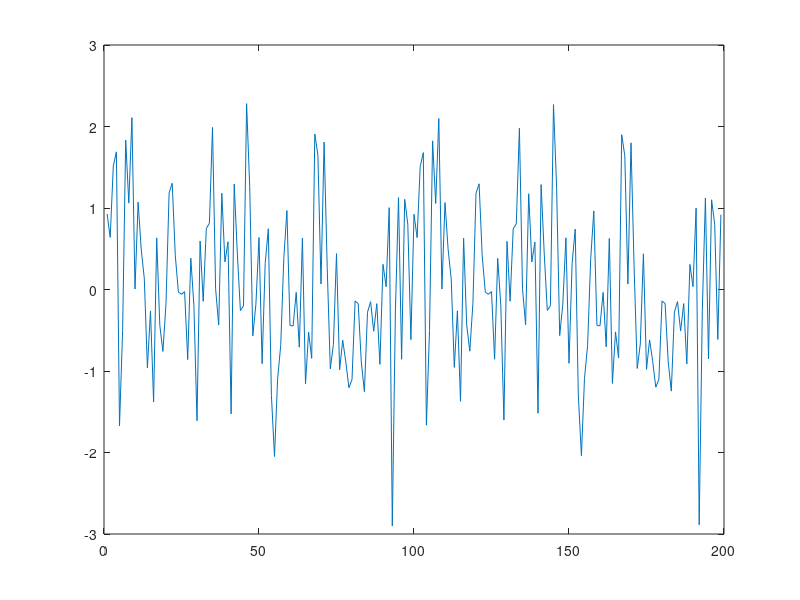

MATLAB code for this plot:
clc; close all;clear all;

x = randn(1,100);
alpha = 0.995;
Fs = 48000;

for i = 100:100:(Fs*2-100)
    for j = 0:99
        x(i + j) = alpha^(i/100) * x(j+1);
    end
end

plot(x(1:199));
sound(x, Fs);